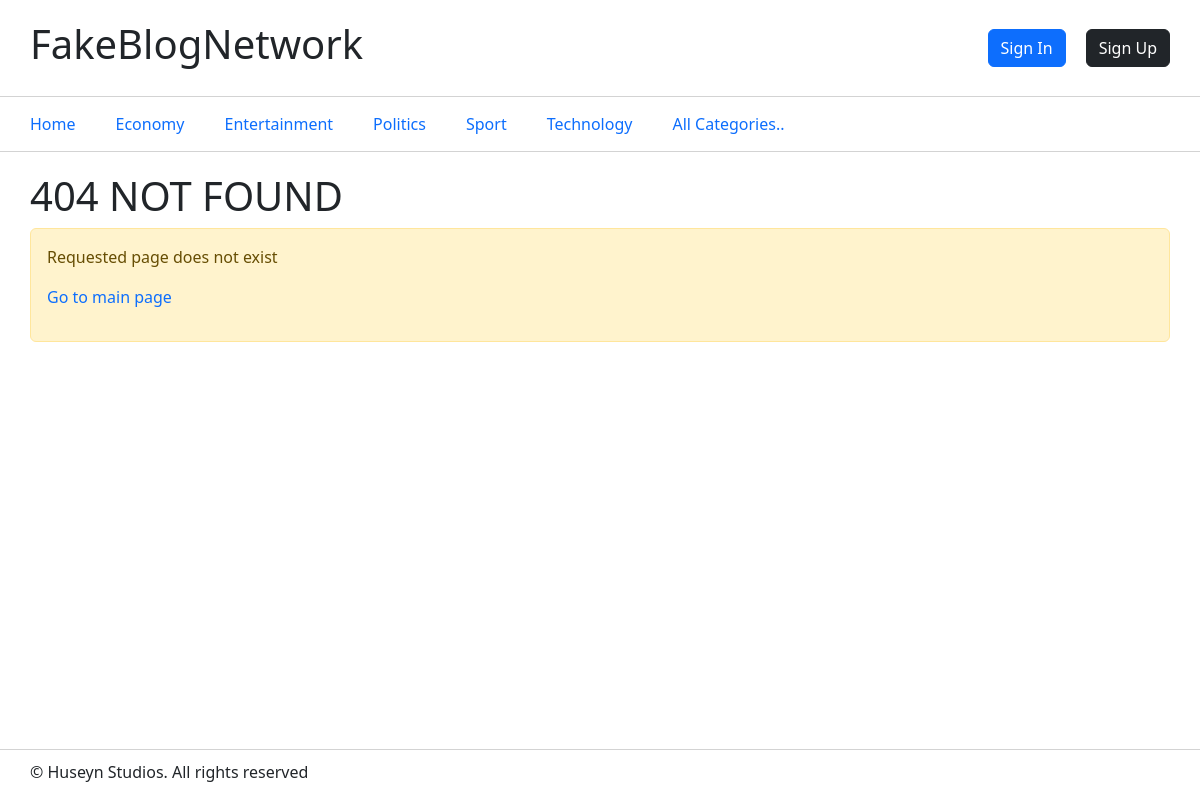
/simple-blog-pet/cats/cat/18, run on the app's committed database.
### tables this page shows
CREATE TABLE `categories` (
  `id_cat` int(10) UNSIGNED NOT NULL,
  `name` varchar(32) NOT NULL
);

### core/system.php (called while the page is built, shortened)
<?php
function template(string $path, $vars = []) {
  $currentTemplatePath = "views/$path.php";
  extract($vars);
  include($currentTemplatePath);
  return ob_get_clean();
}

### core/db.php (called while the page is built, shortened)
<?php
function dbInstance() : PDO {
  static $db;
  if($db === null) {
    $db = new PDO('mysql:host='.DB_HOST.';dbname='.DB_NAME.';charset=utf8', DB_USER, DB_PASS, [
      PDO::ATTR_DEFAULT_FETCH_MODE => PDO::FETCH_ASSOC
    ]);
  }
  return $db;
}
function dbQuery(string $sql, array $params = []) : PDOStatement {
  $db = dbInstance();
  $query = $db->prepare($sql);
  $query->execute($params);
  return $query;
}
function dbCheckError(PDOStatement $query) : bool {
  $errInfo = $query->errorInfo();
  return true;
}

### model/cats.php (called while the page is built, shortened)
<?php
function getCategories() : array {
  $sql = "SELECT * FROM categories";
  $query = dbQuery($sql);
  return $query->fetchAll();
}

### views/base/v_main.php (the view, shortened to what this page needs)
<!DOCTYPE html>
<html lang="en">
<head>
  <link href="https://cdn.jsdelivr.net/npm/bootstrap@5.3.0-alpha2/dist/css/bootstrap.min.css" rel="stylesheet">
  <link rel="stylesheet" href="<?=BASE_URL?>assets/style.css">
</head>
<body>
  <header class="header">
    <div class="header_upper">
      <div class="container header_upper-content">
        <h1 class='logo'>FakeBlogNetwork</h1>
        <div class="header_user">
          <?if($user):?>
              <p class="text text-primary">Hello, <?=$user['name']?></p>
              <a href="<?=BASE_URL?>account/profile" class="btn btn-outline-primary">Account</a>
              <a href="<?=BASE_URL?>auth/logout" class="btn btn-outline-danger">Sign out</a>
            <?else:?>
              <a href="<?=BASE_URL?>auth/login" class="btn btn-primary">Sign In</a>
              <a href="<?=BASE_URL?>auth/signup" class="btn btn-dark">Sign Up</a>
          <?endif;?>
        </div>
      </div>
    </div>
    <div class="header_menu" id="nav">
      <nav class="header_menu-content container">
        <ul class="header_menu-list">
          <a href="<?=BASE_URL?>">Home</a>
          <?foreach($cats as $cat):?>
            <li class="header_menu-item">
              <a href="<?=BASE_URL?>cats/cat/<?=$cat['id_cat']?>" class="header_menu-link"><?=$cat['name']?></a>
            </li>
          <?endforeach;?>
          <a href="<?=BASE_URL?>cats/all">All Categories..</a>
        </ul>
      </nav>
    </div>
  </header>
  <div class="content container"">
    <?=$content?>
  </div>
  <footer class="footer">
    <div class="container">
      <p>&#169; Huseyn Studios. All rights reserved</p>
    </div>
  </footer>
</body>
</html>

### assets/style.css (style rules this page uses)
ul, nav { margin: 0; padding: 0 !important; }
li { list-style: none; }
a { text-decoration: none !important; }
body { min-height: 100vh; display: flex; flex-direction: column; }
.container { padding: 0; }
.header { margin-bottom: 20px; }
.header_upper { border-bottom: 1px solid lightgray; }
.header_upper-content { display: flex; align-items: center; padding-top: 20px; padding-bottom: 20px; }
.header_user { margin-left: auto; display: flex; column-gap: 20px; align-items:first baseline; }
.header_menu { padding: 15px 0; border-bottom: 1px solid lightgray; }
.header_menu-content { display: flex; justify-content: space-between; }
.header_menu-list { display: flex; align-items: center; column-gap: 40px; }
.footer { border-top: 1px solid lightgray; padding-top: 10px; margin-top: auto; }
.content { margin-bottom: 40px; }

### data on the page
categories: name "Economy"
categories: name "Entertainment"
categories: name "Politics"
categories: name "Sport"
categories: name "Technology"
